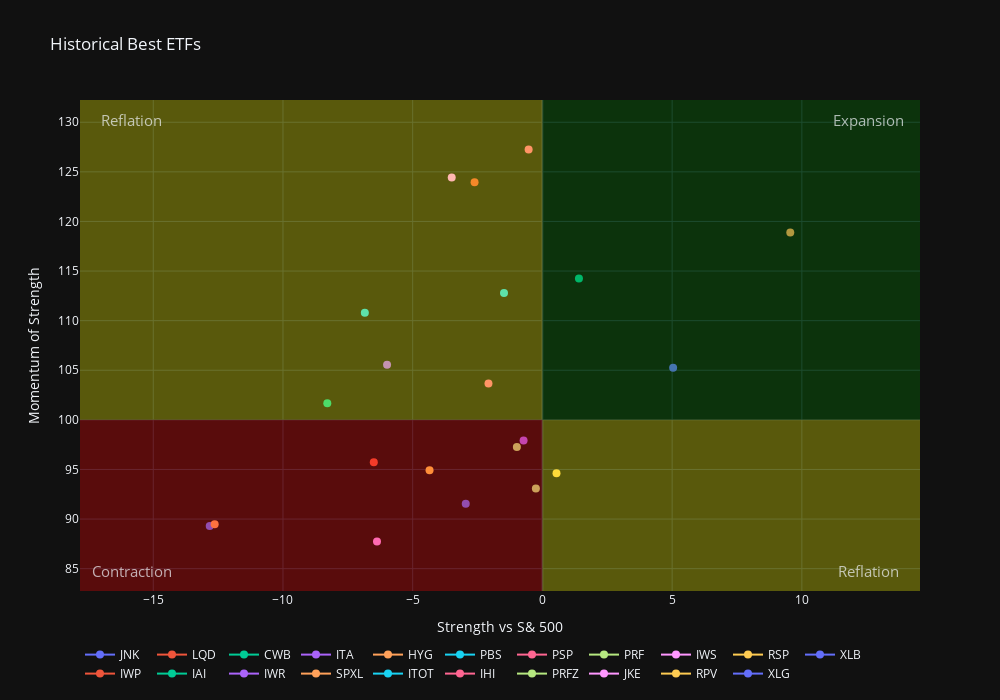

Here is the notebook cell this chart was saved with:
### Code cell
fig = go.Figure()

xs, ys = [], []

for ticker in list(ticker_dict.keys()):
    x = quadrant_df[ticker+'_value1'].values[0]
    y = quadrant_df[ticker+'_gmean'].values[0]
    xs.append(x)
    ys.append(y)
    fig.add_trace(go.Scatter(x = [x],y = [y], 
                             customdata=[(ticker, ticker_dict[ticker])],
                             hovertemplate="Ticker: %{customdata[0]}<br>"+\
                                           "Name: %{customdata[1]}<br>"+\
                                           "X: %{x: .2f}<br>Y: %{y: .2f}",
                             name=ticker,
                             marker=dict(size=8)))

fig.add_shape(
                type="rect",
                x0=min(xs)-5, 
                y0=min(ys)-5,
                x1=0,
                y1=100,
                fillcolor="red", opacity=0.3,
                line=dict(width=0),
)

fig.add_shape(
                type="rect",
                x0=0, 
                y0=100,
                x1=max(xs)+5,
                y1=max(ys)+5,
                fillcolor="green", opacity=0.3,
                line=dict(width=0),
)

fig.add_shape(
                type="rect",
                x0=min(xs)-5, 
                y0=100,
                x1=0,
                y1=max(ys)+5,
                fillcolor="yellow", opacity=0.3,
                line=dict(width=0),
)

fig.add_shape(
                type="rect",
                x0=0, 
                y0=min(ys)-5,
                x1=max(xs)+5,
                y1=100,
                fillcolor="yellow", opacity=0.3,
                line=dict(width=0),
)

fig.add_annotation(x=min(xs)-3, y=max(ys)+3, text="Reflation", showarrow=False, font_size=15, opacity=0.7)
fig.add_annotation(x=min(xs)-3, y=min(ys)-3, text="Contraction", showarrow=False, font_size=15, opacity=0.7)
fig.add_annotation(x=max(xs)+3, y=max(ys)+3, text="Expansion", showarrow=False, font_size=15, opacity=0.7)
fig.add_annotation(x=max(xs)+3, y=min(ys)-3, text="Reflation", showarrow=False, font_size=15, opacity=0.7)


fig.update_layout(title="Historical Best ETFs",
                  xaxis_title="Strength vs S& 500",
                  yaxis_title="Momentum of Strength",
                  template="plotly_dark",
                  height=700, width=1000,
                  legend_orientation="h",
                  #grid=dict(xgrid=None, ygrid=None)
                  #showlegend=False,
                  hoverlabel=dict(
                        bgcolor="white", 
                        font_size=14, 
                        font_family="Rockwell"
                        ),
                  
                  )
    
fig.show()

### Figure 1 — Plotly figure (JSON) as saved in the notebook; plotly's stock layout.template omitted (floating-point values rounded to 4 significant figures)
{"data": [{"customdata": [["JNK", "Junk Bonds"]], "hovertemplate": "Ticker: %{customdata[0]}<br>Name: %{customdata[1]}<br>X: %{x: .2f}<br>Y: %{y: .2f}", "marker": {"size": 8}, "name": "JNK", "type": "scatter", "x": [-12.82], "y": [89.31]}, {"customdata": [["LQD", "Corporate Bonds"]], "hovertemplate": "Ticker: %{customdata[0]}<br>Name: %{customdata[1]}<br>X: %{x: .2f}<br>Y: %{y: .2f}", "marker": {"size": 8}, "name": "LQD", "type": "scatter", "x": [-6.5], "y": [95.72]}, {"customdata": [["CWB", "Convertible Securities"]], "hovertemplate": "Ticker: %{customdata[0]}<br>Name: %{customdata[1]}<br>X: %{x: .2f}<br>Y: %{y: .2f}", "marker": {"size": 8}, "name": "CWB", "type": "scatter", "x": [-8.292], "y": [101.7]}, {"customdata": [["ITA", "Aerospace & Defense"]], "hovertemplate": "Ticker: %{customdata[0]}<br>Name: %{customdata[1]}<br>X: %{x: .2f}<br>Y: %{y: .2f}", "marker": {"size": 8}, "name": "ITA", "type": "scatter", "x": [-0.7259], "y": [97.92]}, {"customdata": [["HYG", "High Yield Bonds"]], "hovertemplate": "Ticker: %{customdata[0]}<br>Name: %{customdata[1]}<br>X: %{x: .2f}<br>Y: %{y: .2f}", "marker": {"size": 8}, "name": "HYG", "type": "scatter", "x": [-12.63], "y": [89.49]}, {"customdata": [["PBS", "Dynamic Media"]], "hovertemplate": "Ticker: %{customdata[0]}<br>Name: %{customdata[1]}<br>X: %{x: .2f}<br>Y: %{y: .2f}", "marker": {"size": 8}, "name": "PBS", "type": "scatter", "x": [-6.845], "y": [110.8]}, {"customdata": [["PSP", "Private Equity"]], "hovertemplate": "Ticker: %{customdata[0]}<br>Name: %{customdata[1]}<br>X: %{x: .2f}<br>Y: %{y: .2f}", "marker": {"size": 8}, "name": "PSP", "type": "scatter", "x": [-2.079], "y": [103.7]}, {"customdata": [["PRF", "FTSE 1000"]], "hovertemplate": "Ticker: %{customdata[0]}<br>Name: %{customdata[1]}<br>X: %{x: .2f}<br>Y: %{y: .2f}", "marker": {"size": 8}, "name": "PRF", "type": "scatter", "x": [-0.2521], "y": [93.08]}, {"customdata": [["IWS", "MidCap Value"]], "hovertemplate": "Ticker: %{customdata[0]}<br>Name: %{customdata[1]}<br>X: %{x: .2f}<br>Y: %{y: .2f}", "marker": {"size": 8}, "name": "IWS", "type": "scatter", "x": [-6.376], "y": [87.75]}, {"customdata": [["RSP", "Eql Weight SP500"]], "hovertemplate": "Ticker: %{customdata[0]}<br>Name: %{customdata[1]}<br>X: %{x: .2f}<br>Y: %{y: .2f}", "marker": {"size": 8}, "name": "RSP", "type": "scatter", "x": [-4.351], "y": [94.93]}, {"customdata": [["XLB", "Materials"]], "hovertemplate": "Ticker: %{customdata[0]}<br>Name: %{customdata[1]}<br>X: %{x: .2f}<br>Y: %{y: .2f}", "marker": {"size": 8}, "name": "XLB", "type": "scatter", "x": [-2.955], "y": [91.54]}, {"customdata": [["IWP", "MidCap Growth"]], "hovertemplate": "Ticker: %{customdata[0]}<br>Name: %{customdata[1]}<br>X: %{x: .2f}<br>Y: %{y: .2f}", "marker": {"size": 8}, "name": "IWP", "type": "scatter", "x": [-2.616], "y": [124.0]}, {"customdata": [["IAI", "Broker Dealers"]], "hovertemplate": "Ticker: %{customdata[0]}<br>Name: %{customdata[1]}<br>X: %{x: .2f}<br>Y: %{y: .2f}", "marker": {"size": 8}, "name": "IAI", "type": "scatter", "x": [1.408], "y": [114.3]}, {"customdata": [["IWR", "MidCap Index"]], "hovertemplate": "Ticker: %{customdata[0]}<br>Name: %{customdata[1]}<br>X: %{x: .2f}<br>Y: %{y: .2f}", "marker": {"size": 8}, "name": "IWR", "type": "scatter", "x": [-5.988], "y": [105.6]}, {"customdata": [["SPXL", "Levered 3x SP500"]], "hovertemplate": "Ticker: %{customdata[0]}<br>Name: %{customdata[1]}<br>X: %{x: .2f}<br>Y: %{y: .2f}", "marker": {"size": 8}, "name": "SPXL", "type": "scatter", "x": [9.554], "y": [118.9]}, {"customdata": [["ITOT", "SP1500"]], "hovertemplate": "Ticker: %{customdata[0]}<br>Name: %{customdata[1]}<br>X: %{x: .2f}<br>Y: %{y: .2f}", "marker": {"size": 8}, "name": "ITOT", "type": "scatter", "x": [-1.48], "y": [112.8]}, {"customdata": [["IHI", "Medical Devices"]], "hovertemplate": "Ticker: %{customdata[0]}<br>Name: %{customdata[1]}<br>X: %{x: .2f}<br>Y: %{y: .2f}", "marker": {"size": 8}, "name": "IHI", "type": "scatter", "x": [-0.5316], "y": [127.2]}, {"customdata": [["PRFZ", "Preferred Stock"]], "hovertemplate": "Ticker: %{customdata[0]}<br>Name: %{customdata[1]}<br>X: %{x: .2f}<br>Y: %{y: .2f}", "marker": {"size": 8}, "name": "PRFZ", "type": "scatter", "x": [-0.9856], "y": [97.26]}, {"customdata": [["JKE", "LargeCap Growth"]], "hovertemplate": "Ticker: %{customdata[0]}<br>Name: %{customdata[1]}<br>X: %{x: .2f}<br>Y: %{y: .2f}", "marker": {"size": 8}, "name": "JKE", "type": "scatter", "x": [-3.496], "y": [124.4]}, {"customdata": [["RPV", "SP Pure Value"]], "hovertemplate": "Ticker: %{customdata[0]}<br>Name: %{customdata[1]}<br>X: %{x: .2f}<br>Y: %{y: .2f}", "marker": {"size": 8}, "name": "RPV", "type": "scatter", "x": [0.5426], "y": [94.63]}, {"customdata": [["XLG", "Top-50 SP500"]], "hovertemplate": "Ticker: %{customdata[0]}<br>Name: %{customdata[1]}<br>X: %{x: .2f}<br>Y: %{y: .2f}", "marker": {"size": 8}, "name": "XLG", "type": "scatter", "x": [5.038], "y": [105.2]}], "layout": {"annotations": [{"font": {"size": 15}, "opacity": 0.7, "showarrow": false, "text": "Reflation", "x": -15.82, "y": 130.2}, {"font": {"size": 15}, "opacity": 0.7, "showarrow": false, "text": "Contraction", "x": -15.82, "y": 84.75}, {"font": {"size": 15}, "opacity": 0.7, "showarrow": false, "text": "Expansion", "x": 12.55, "y": 130.2}, {"font": {"size": 15}, "opacity": 0.7, "showarrow": false, "text": "Reflation", "x": 12.55, "y": 84.75}], "height": 700, "hoverlabel": {"bgcolor": "white", "font": {"family": "Rockwell", "size": 14}}, "legend": {"orientation": "h"}, "shapes": [{"fillcolor": "red", "line": {"width": 0}, "opacity": 0.3, "type": "rect", "x0": -17.82, "x1": 0, "y0": 82.75, "y1": 100}, {"fillcolor": "green", "line": {"width": 0}, "opacity": 0.3, "type": "rect", "x0": 0, "x1": 14.55, "y0": 100, "y1": 132.2}, {"fillcolor": "yellow", "line": {"width": 0}, "opacity": 0.3, "type": "rect", "x0": -17.82, "x1": 0, "y0": 100, "y1": 132.2}, {"fillcolor": "yellow", "line": {"width": 0}, "opacity": 0.3, "type": "rect", "x0": 0, "x1": 14.55, "y0": 82.75, "y1": 100}], "title": {"text": "Historical Best ETFs"}, "width": 1000, "xaxis": {"title": {"text": "Strength vs S& 500"}}, "yaxis": {"title": {"text": "Momentum of Strength"}}}}
